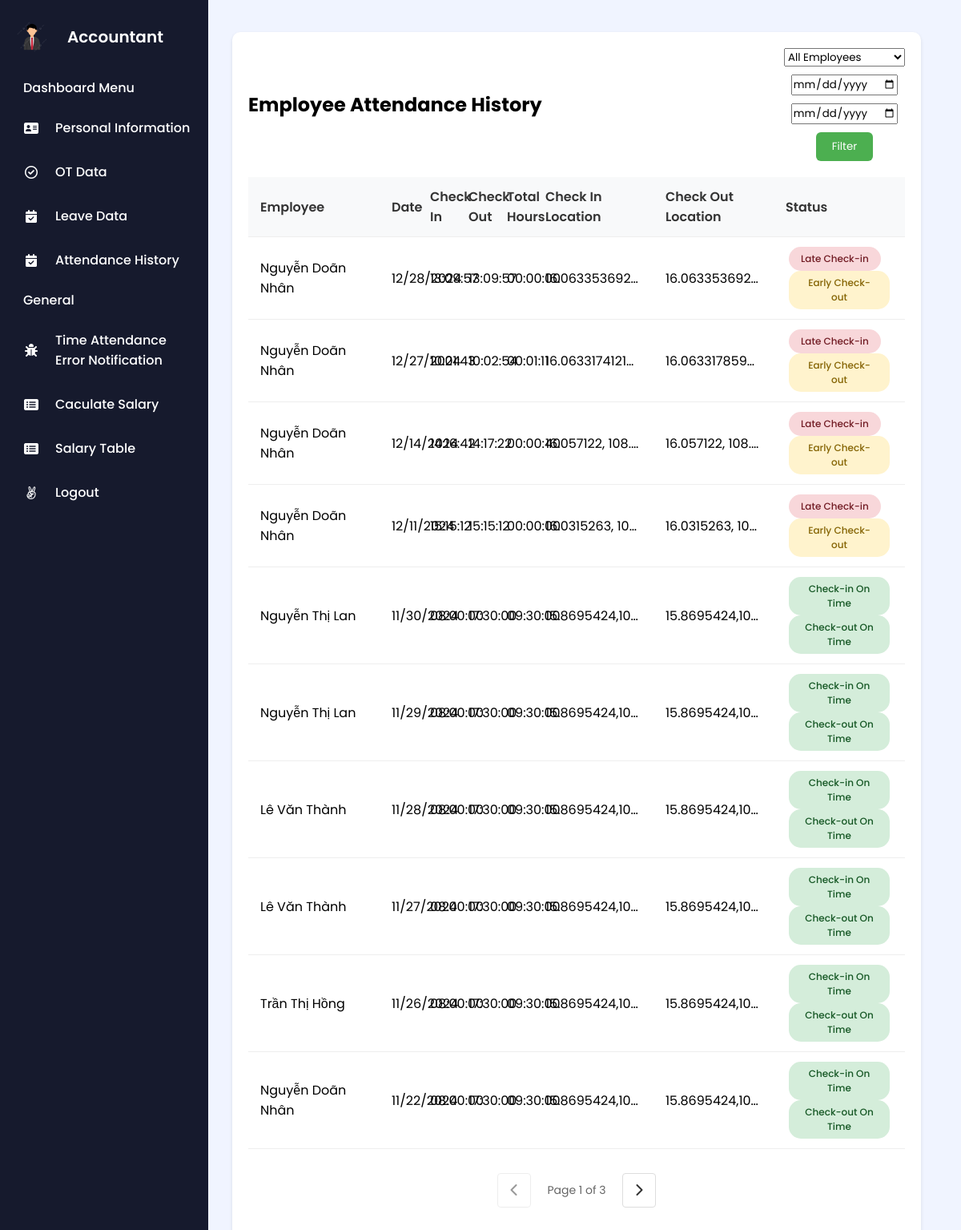
Screenshot of /index.php?action=viewAttendanceHistory (signed in) with the database file from the repository.
### tables this page shows
CREATE TABLE `checkincheckout` (
  `CheckinCheckoutID` int(11) NOT NULL,
  `CheckinTime` datetime DEFAULT NULL,
  `CheckoutTime` datetime DEFAULT NULL,
  `EmployeeID` int(11) DEFAULT NULL,
  `GPSLocation` varchar(255) NOT NULL,
  `CheckoutLocation` varchar(255) DEFAULT NULL
);

CREATE TABLE `employee` (
  `EmployeeID` int(11) NOT NULL,
  `Username` varchar(50) NOT NULL,
  `Password` varchar(100) NOT NULL,
  `FirstName` varchar(50) DEFAULT NULL,
  `LastName` varchar(50) DEFAULT NULL,
  `DateOfBirth` date DEFAULT NULL,
  `Gender` enum('male','female','other') DEFAULT NULL,
  `IdentityNumber` varchar(20) DEFAULT NULL,
  `IdentityIssuedDate` date DEFAULT NULL,
  `IdentityIssuedPlace` varchar(100) DEFAULT NULL,
  `Email` varchar(100) DEFAULT NULL,
  `PhoneNumber` varchar(20) DEFAULT NULL,
  `MaritalStatus` enum('Có gia đình','Độc thân') DEFAULT NULL,
  `Hometown` varchar(100) DEFAULT NULL,
  `PlaceOfBirth` varchar(100) DEFAULT NULL,
  `Nationality` varchar(50) DEFAULT NULL,
  `Role` enum('giam doc','nhan vien','ke toan','admin') DEFAULT NULL,
  `BaseSalary` decimal(15,2) NOT NULL DEFAULT 0.00
);

### controllers/ViewListDataEmployeeController.php (called while the page is built, shortened)
<?php
require_once 'models/ViewListDataEmployeeModel.php';
class ViewListDataEmployeeController {
    private $ViewListData;
    public function __construct($db) {
        $this->ViewListData = new ViewListDataEmployeeModel($db);
    }
    public function viewAttendanceHistory() {
        $selectedEmployee = isset($_GET['employee_id']) && !empty($_GET['employee_id'])
            ? (int)$_GET['employee_id']
            : null;
        $startDate = isset($_GET['start_date']) && !empty($_GET['start_date'])
            ? date('d-m-Y', strtotime($_GET['start_date']))
            : '';
        $endDate = isset($_GET['end_date']) && !empty($_GET['end_date'])
            ? date('d-m-Y', strtotime($_GET['end_date']))
            : '';
        $page = isset($_GET['page']) ? (int)$_GET['page'] : 1;
        $itemsPerPage = 10;
        $offset = ($page - 1) * $itemsPerPage;
        $result = $this->ViewListData->getAttendanceHistory(
            $selectedEmployee,
            $startDate,
            $endDate,
            $itemsPerPage,
            $offset
        );
        $attendanceData = $result['data'];
        $totalRecords = $result['total'];
        $totalPages = ceil($totalRecords / $itemsPerPage);
        require 'views/ViewAttendanceHistory.php';
    }
}
?>

### models/ViewListDataEmployeeModel.php (called while the page is built, shortened)
<?php
class ViewListDataEmployeeModel {
    protected $pdo;
    public function __construct($pdo) {
        $this->pdo = $pdo;
    }
    public function getAttendanceHistory($employeeId = null, $startDate = null, $endDate = null, $limit = 10, $offset = 0) {
        $query = "SELECT SQL_CALC_FOUND_ROWS cc.*, e.FirstName, e.LastName,
                  TIMEDIFF(CheckoutTime, CheckinTime) AS TotalWorkHours
                  FROM checkincheckout cc
                  JOIN employee e ON cc.EmployeeID = e.EmployeeID
                  WHERE 1=1";
        $query .= " ORDER BY cc.CheckinTime DESC LIMIT :limit OFFSET :offset";
        $stmt = $this->pdo->prepare($query);
        $stmt->bindValue(':limit', (int)$limit, PDO::PARAM_INT);
        $stmt->bindValue(':offset', (int)$offset, PDO::PARAM_INT);
        $stmt->execute();
        $results = $stmt->fetchAll(PDO::FETCH_ASSOC);
        $stmt = $this->pdo->query("SELECT FOUND_ROWS()");
        $totalRecords = $stmt->fetchColumn();
        foreach ($results as &$record) {
            $checkinTime = new DateTime($record['CheckinTime']);
            $workDate = $checkinTime->format('Y-m-d');
            $startTime = new DateTime($workDate . ' 08:00:00');
            if ($checkinTime <= $startTime) {
                $record['CheckinStatus'] = 'On Time';
            } else {
                $record['CheckinStatus'] = 'Late';
            }
            if (!empty($record['CheckoutTime'])) {
                $checkoutTime = new DateTime($record['CheckoutTime']);
                $endTime = new DateTime($workDate . ' 17:30:00');
            } else {
                $record['CheckoutStatus'] = 'N/A';
            }
        }
        return [
            'data' => $results,
            'total' => $totalRecords
        ];
    }
}

### views/ViewAttendanceHistory.php (the view, shortened to what this page needs)
<!DOCTYPE html>
<html lang="en">
<head>
    <link rel="stylesheet" href="https://cdnjs.cloudflare.com/ajax/libs/font-awesome/6.0.0-beta3/css/all.min.css" />
    <link rel="stylesheet" href="assets/css/Employee/ViewAttendanceHistory.css">
</head>
<body>
    <?php include 'views/layouts/sidebar_accountant.php'; ?>
    <div class="main-content">
        <div class="attendance-container">
            <div class="page-header">
                <div class="header-left">
                    <h2>Employee Attendance History</h2>
                </div>
                <div class="header-right">
                    <form method="GET" action="index.php" class="filter-form">
                        <div class="filter-group">
                            <select name="employee_id" class="form-select">
                                <option value="">All Employees</option>
                            </select>
                            <input type="date" name="start_date" value="<?= htmlspecialchars($startDate) ?>" class="form-control">
                            <input type="date" name="end_date" value="<?= htmlspecialchars($endDate) ?>" class="form-control">
                            <button type="submit" class="filter-button">Filter</button>
                        </div>
                    </form>
                </div>
            </div>
            <div class="records-table">
                <table id="attendanceTable">
                    <thead>
                        <tr>
                            <th>Employee</th>
                            <th>Date</th>
                            <th>Check In</th>
                            <th>Check Out</th>
                            <th>Total Hours</th>
                            <th>Check In Location</th>
                            <th>Check Out Location</th>
                            <th>Status</th>
                        </tr>
                    </thead>
                    <tbody>
                        <?php foreach ($attendanceData as $record): ?>
                            <tr>
                                <td><?= htmlspecialchars($record['FirstName'] . ' ' . $record['LastName']) ?></td>
                                <td><?= date('m/d/Y', strtotime($record['CheckinTime'])) ?></td>
                                <td><?= date('H:i:s', strtotime($record['CheckinTime'])) ?></td>
                                <td><?= $record['CheckoutTime'] ? date('H:i:s', strtotime($record['CheckoutTime'])) : 'N/A' ?></td>
                                <td><?= $record['TotalWorkHours'] ?? 'N/A' ?></td>
                                <td><?= htmlspecialchars($record['GPSLocation']) ?></td>
                                <td><?= htmlspecialchars($record['CheckoutLocation'] ?? 'N/A') ?></td>
                                <td>
                                    <?php if (!empty($record['IsAbsent']) && $record['IsAbsent']) : ?>
                                        <span class="status-absent">Absent</span>
                                    <?php else : ?>
                                        <?php
                                            if ($record['CheckinStatus'] === 'On Time') {
                                                echo '<span class="badge badge-success">Check-in On Time</span>';
                                            } else {
                                                echo '<span class="badge badge-danger">Late Check-in</span>';
                                            }
                                            if (!empty($record['CheckoutTime'])) {
                                                if ($record['CheckoutStatus'] === 'On Time') {
                                                    echo '<span class="badge badge-success">Check-out On Time</span>';
                                                } else {
                                                    echo '<span class="badge badge-warning">Early Check-out</span>';
                                                }
                                            }
                                        ?>
                                    <?php endif; ?>
                                </td>
                            </tr>
                        <?php endforeach; ?>
                    </tbody>
                </table>
            </div>
            <div class="nav-arrows">
                <?php if ($totalPages > 1): ?>
                    <a href="?action=viewAttendanceHistory&page=<?= max(1, $page-1) ?>&employee_id=<?= $selectedEmployee ?>&start_date=<?= $startDate ?>&end_date=<?= $endDate ?>"
                       class="nav-arrow <?= $page <= 1 ? 'disabled' : '' ?>">
                        <i class="fas fa-chevron-left"></i>
                    </a>
                    <span class="page-info">Page <?= $page ?> of <?= $totalPages ?></span>
                    <a href="?action=viewAttendanceHistory&page=<?= min($totalPages, $page+1) ?>&employee_id=<?= $selectedEmployee ?>&start_date=<?= $startDate ?>&end_date=<?= $endDate ?>"
                       class="nav-arrow <?= $page >= $totalPages ? 'disabled' : '' ?>">
                        <i class="fas fa-chevron-right"></i>
                    </a>
                <?php endif; ?>
            </div>
        </div>
    </div>
</body>
</html>

### assets/css/Employee/ViewAttendanceHistory.css (style rules this page uses)
.main-content { margin-left: 260px; padding: 20px; min-height: 100vh; background: #f0f4ff; }
.attendance-container { background: white; border-radius: 10px; padding: 20px; box-shadow: 0 2px 4px rgba(0, 0, 0, 0.1); margin: 20px 10px; width: calc(100% - 40px); }
.filter-group { display: flex; align-items: center; gap: 15px; }
.records-table { overflow-x: auto; margin-top: 20px; }
#attendanceTable { width: 100%; border-collapse: separate; border-spacing: 0; background: white; border-radius: 8px; table-layout: fixed; }
#attendanceTable th, #attendanceTable td { padding: 12px 15px; text-align: left; border-bottom: 1px solid #eee; }
#attendanceTable th { background: #f8f9fa; font-weight: 600; color: #333; }
.badge { display: inline-block; padding: 6px 15px; border-radius: 15px; font-size: 12px; font-weight: 500; margin: 0 4px; min-width: 110px; text-align: center; }
.badge-warning { background: #fff3cd; color: #856404; }
.badge-success { background: #d4edda; color: #155724; }
.badge-danger { background: #f8d7da; color: #721c24; }
@media (max-width: 1200px) { .filter-group { flex-direction: column; gap: 10px; } }
.page-header { display: flex; justify-content: space-between; align-items: center; margin-bottom: 20px; }
.header-left { display: flex; align-items: center; gap: 20px; }
.header-right { display: flex; align-items: center; gap: 15px; }
.nav-arrows { display: flex; gap: 10px; margin: 20px 0; }
.nav-arrow { padding: 8px 15px; background: #fff; border: 1px solid #ddd; border-radius: 4px; cursor: pointer; transition: all 0.3s; }
.filter-form { display: flex; gap: 10px; align-items: center; }
.filter-group { display: flex; gap: 10px; align-items: center; }
.filter-button { padding: 8px 20px; background: #4CAF50; color: white; border: none; border-radius: 6px; cursor: pointer; }
.nav-arrows { display: flex; justify-content: center; align-items: center; gap: 20px; margin-top: 20px; padding: 10px; }
.nav-arrow { padding: 8px 15px; background: #fff; border: 1px solid #ddd; border-radius: 4px; cursor: pointer; text-decoration: none; color: #333; }
.nav-arrow.disabled { opacity: 0.5; cursor: not-allowed; }
.page-info { font-size: 14px; color: #666; }
#attendanceTable th:first-child, #attendanceTable td:first-child { width: 20%; }
#attendanceTable th:last-child, #attendanceTable td:last-child { width: 20%; }
#attendanceTable td:nth-child(6), #attendanceTable td:nth-child(7) { max-width: 150px; overflow: hidden; text-overflow: ellipsis; white-space: nowrap; }
#attendanceTable td:nth-child(6), #attendanceTable td:nth-child(7) { position: relative; cursor: pointer; }
#attendanceTable th:nth-child(6), #attendanceTable td:nth-child(6), #attendanceTable th:nth-child(7), #attendanceTable td:nth-child(7) { width: 150px; }

### assets/css/sidebar_accountant.css (style rules this page uses)
* { margin: 0; padding: 0; box-sizing: border-box; font-family: "Poppins", sans-serif; }
body { min-height: 100vh; background: #f0f4ff; font-family: Arial, sans-serif; margin: 0; padding: 0; background-color: #f5f5f5; }

### rows the page displays
checkincheckout: employee.FirstName+LastName "Nguyễn Doãn Nhân", CheckinTime "12/28/2024", CheckinTime "13:09:57", CheckoutTime "13:09:57", TotalWorkHours "00:00:00", GPSLocation "16.063353692…", CheckoutLocation "16.063353692…", shows "Late Check-in", shows "Early Check-out"
checkincheckout: employee.FirstName+LastName "Nguyễn Doãn Nhân", CheckinTime "12/27/2024", CheckinTime "10:01:43", CheckoutTime "10:02:54", TotalWorkHours "00:01:11", GPSLocation "16.0633174121…", CheckoutLocation "16.063317859…", shows "Late Check-in", shows "Early Check-out"
checkincheckout: employee.FirstName+LastName "Nguyễn Doãn Nhân", CheckinTime "12/14/2024", CheckinTime "14:16:42", CheckoutTime "14:17:22", TotalWorkHours "00:00:40", GPSLocation "16.057122, 108.…", CheckoutLocation "16.057122, 108.…", shows "Late Check-in", shows "Early Check-out"
checkincheckout: employee.FirstName+LastName "Nguyễn Doãn Nhân", CheckinTime "12/11/2024", CheckinTime "15:15:12", CheckoutTime "15:15:12", TotalWorkHours "00:00:00", GPSLocation "16.0315263, 10…", CheckoutLocation "16.0315263, 10…", shows "Late Check-in", shows "Early Check-out"
checkincheckout: employee.FirstName+LastName "Nguyễn Thị Lan", CheckinTime "11/30/2024", CheckinTime "08:00:00", CheckoutTime "17:30:00", TotalWorkHours "09:30:00", GPSLocation "15.8695424,10…", CheckoutLocation "15.8695424,10…", shows "Check-in On Time", shows "Check-out On Time"
checkincheckout: employee.FirstName+LastName "Nguyễn Thị Lan", CheckinTime "11/29/2024", CheckinTime "08:00:00", CheckoutTime "17:30:00", TotalWorkHours "09:30:00", GPSLocation "15.8695424,10…", CheckoutLocation "15.8695424,10…", shows "Check-in On Time", shows "Check-out On Time"
checkincheckout: employee.FirstName+LastName "Lê Văn Thành", CheckinTime "11/28/2024", CheckinTime "08:00:00", CheckoutTime "17:30:00", TotalWorkHours "09:30:00", GPSLocation "15.8695424,10…", CheckoutLocation "15.8695424,10…", shows "Check-in On Time", shows "Check-out On Time"
checkincheckout: employee.FirstName+LastName "Lê Văn Thành", CheckinTime "11/27/2024", CheckinTime "08:00:00", CheckoutTime "17:30:00", TotalWorkHours "09:30:00", GPSLocation "15.8695424,10…", CheckoutLocation "15.8695424,10…", shows "Check-in On Time", shows "Check-out On Time"
checkincheckout: employee.FirstName+LastName "Trần Thị Hồng", CheckinTime "11/26/2024", CheckinTime "08:00:00", CheckoutTime "17:30:00", TotalWorkHours "09:30:00", GPSLocation "15.8695424,10…", CheckoutLocation "15.8695424,10…", shows "Check-in On Time", shows "Check-out On Time"
checkincheckout: employee.FirstName+LastName "Nguyễn Doãn Nhân", CheckinTime "11/22/2024", CheckinTime "08:00:00", CheckoutTime "17:30:00", TotalWorkHours "09:30:00", GPSLocation "15.8695424,10…", CheckoutLocation "15.8695424,10…", shows "Check-in On Time", shows "Check-out On Time"

### other values shown
$page "1"
$totalPages "3"
